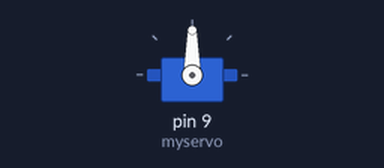
Simulated run of this sketch. Board: Arduino Uno, built with avr-gcc and run on an emulated ATmega328P. Parts: servo.

Above: at 0.05 s.
At 2.0 s:
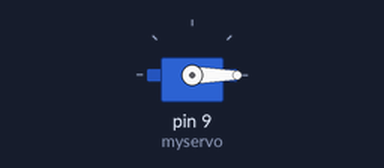
At 4.0 s:
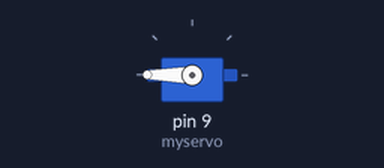
Timing chart, 0 to 5.2 s (numbered marks = the images above):
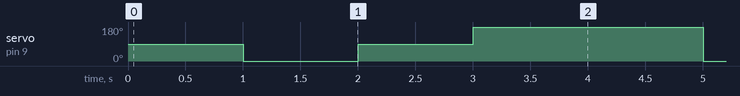

The sketch:

Tarea_3.2.ino
```cpp
#include <Servo.h>

Servo myservo; // los valores extremos de nuestro servo son 550us y 2470us

void setup() {
  myservo.attach(9);
}

void loop() {
  delay(1000);
  myservo.write(0);
  delay(1000);
  myservo.write(90);
  delay(1000);
  myservo.write(180);
  delay(1000);
}
```

Measured:
- by itself, servo on pin 9 (myservo): repeats every 4.0 s: 90° 1.0 s, 180° 2.0 s, 0° 1.0 s
